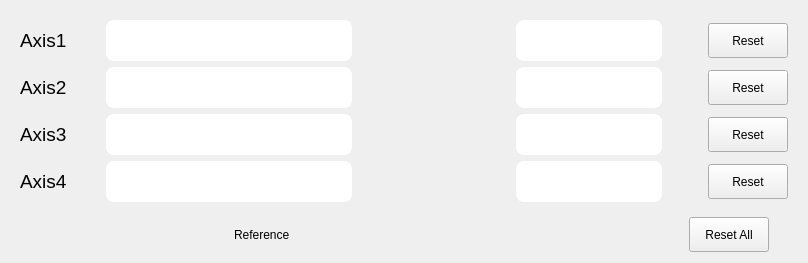
   <widget class="QWidget" name="MeasForm" native="true">
    <property name="geometry">
     <rect>
      <x>30</x>
      <y>340</y>
      <width>771</width>
      <height>251</height>
     </rect>
    </property>
    <property name="styleSheet">
     <string notr="true">#MeasForm{
border: 1px solid;
	background-color: rgb(176, 207, 202);
    border: 2px solid gray;
    border-radius: 10px;
    padding: 0 8px;
}</string>
    </property>
    <layout class="QVBoxLayout" name="verticalLayout_8">
     <item>
      <layout class="QHBoxLayout" name="horizontalLayout_17">
       <item>
        <widget class="QWidget" name="verticalWidget" native="true">
         <property name="sizePolicy">
          <sizepolicy hsizetype="Fixed" vsizetype="Fixed">
           <horstretch>0</horstretch>
           <verstretch>0</verstretch>
          </sizepolicy>
         </property>
         <property name="minimumSize">
          <size>
           <width>350</width>
           <height>200</height>
          </size>
         </property>
         <property name="styleSheet">
          <string notr="true">QTextBrowser{
font: 75 12pt &quot;MS Shell Dlg 2&quot;;
border: 2px solid white;
padding: 0 8px;
border-radius:8px;
text-align: center;
background-color: white;
}</string>
         </property>
         <layout class="QVBoxLayout" name="verticalLayout">
          <item>
           <layout class="QHBoxLayout" name="horizontalLayout_7">
            <item>
             <widget class="QLabel" name="label">
              <property name="sizePolicy">
               <sizepolicy hsizetype="Fixed" vsizetype="Preferred">
                <horstretch>0</horstretch>
                <verstretch>0</verstretch>
               </sizepolicy>
              </property>
              <property name="minimumSize">
               <size>
                <width>80</width>
                <height>0</height>
               </size>
              </property>
              <property name="font">
               <font>
                <family>MS Shell Dlg 2</family>
                <pointsize>14</pointsize>
                <weight>9</weight>
                <italic>false</italic>
                <bold>false</bold>
               </font>
              </property>
              <property name="styleSheet">
               <string notr="true">QLabel{
font: 75 14pt &quot;MS Shell Dlg 2&quot;;
}</string>
              </property>
              <property name="text">
               <string>Axis1</string>
              </property>
             </widget>
            </item>
            <item>
             <widget class="QTextBrowser" name="displayPositionAxis1">
              <property name="styleSheet">
               <string notr="true"/>
              </property>
             </widget>
            </item>
           </layout>
          </item>
          <item>
           <layout class="QHBoxLayout" name="horizontalLayout_4">
            <item>
             <layout class="QHBoxLayout" name="horizontalLayout_5">
              <item>
               <widget class="QLabel" name="label_4">
                <property name="sizePolicy">
                 <sizepolicy hsizetype="Fixed" vsizetype="Preferred">
                  <horstretch>0</horstretch>
                  <verstretch>0</verstretch>
                 </sizepolicy>
                </property>
                <property name="minimumSize">
                 <size>
                  <width>80</width>
                  <height>0</height>
                 </size>
                </property>
                <property name="font">
                 <font>
                  <family>MS Shell Dlg 2</family>
                  <pointsize>14</pointsize>
                  <weight>9</weight>
                  <italic>false</italic>
                  <bold>false</bold>
                 </font>
                </property>
                <property name="styleSheet">
                 <string notr="true">QLabel{
font: 75 14pt &quot;MS Shell Dlg 2&quot;;
}</string>
                </property>
                <property name="text">
                 <string>Axis2</string>
                </property>
               </widget>
              </item>
              <item>
               <widget class="QTextBrowser" name="displayPositionAxis2"/>
              </item>
             </layout>
            </item>
           </layout>
          </item>
          <item>
           <layout class="QHBoxLayout" name="horizontalLayout_3">
            <item>
             <widget class="QLabel" name="label_5">
              <property name="sizePolicy">
               <sizepolicy hsizetype="Fixed" vsizetype="Preferred">
                <horstretch>0</horstretch>
                <verstretch>0</verstretch>
               </sizepolicy>
              </property>
              <property name="minimumSize">
               <size>
                <width>80</width>
                <height>0</height>
               </size>
              </property>
              <property name="font">
               <font>
                <family>MS Shell Dlg 2</family>
                <pointsize>14</pointsize>
                <weight>9</weight>
                <italic>false</italic>
                <bold>false</bold>
               </font>
              </property>
              <property name="styleSheet">
               <string notr="true">QLabel{
font: 75 14pt &quot;MS Shell Dlg 2&quot;;
}</string>
              </property>
              <property name="text">
               <string>Axis3</string>
              </property>
             </widget>
            </item>
            <item>
             <widget class="QTextBrowser" name="displayPositionAxis3">
              <property name="styleSheet">
               <string notr="true">text-align: center;</string>
              </property>
             </widget>
            </item>
           </layout>
          </item>
          <item>
           <layout class="QHBoxLayout" name="horizontalLayout">
            <item>
             <widget class="QLabel" name="label_6">
              <property name="sizePolicy">
               <sizepolicy hsizetype="Fixed" vsizetype="Preferred">
                <horstretch>0</horstretch>
                <verstretch>0</verstretch>
               </sizepolicy>
              </property>
              <property name="minimumSize">
               <size>
                <width>80</width>
                <height>0</height>
               </size>
              </property>
              <property name="font">
               <font>
                <family>MS Shell Dlg 2</family>
                <pointsize>14</pointsize>
                <weight>9</weight>
                <italic>false</italic>
                <bold>false</bold>
               </font>
              </property>
              <property name="styleSheet">
               <string notr="true">QLabel{
font: 75 14pt &quot;MS Shell Dlg 2&quot;;
}</string>
              </property>
              <property name="text">
               <string>Axis4</string>
              </property>
             </widget>
            </item>
            <item>
             <widget class="QTextBrowser" name="displayPositionAxis4"/>
            </item>
           </layout>
          </item>
         </layout>
        </widget>
       </item>
       <item>
        <spacer name="horizontalSpacer_20">
         <property name="orientation">
          <enum>Qt::Horizontal</enum>
         </property>
         <property name="sizeType">
          <enum>QSizePolicy::Fixed</enum>
         </property>
         <property name="sizeHint" stdset="0">
          <size>
           <width>140</width>
           <height>20</height>
          </size>
         </property>
        </spacer>
       </item>
       <item>
        <widget class="QWidget" name="verticalWidget_2" native="true">
         <property name="sizePolicy">
          <sizepolicy hsizetype="Fixed" vsizetype="Fixed">
           <horstretch>0</horstretch>
           <verstretch>0</verstretch>
          </sizepolicy>
         </property>
         <property name="minimumSize">
          <size>
           <width>290</width>
           <height>200</height>
          </size>
         </property>
         <property name="styleSheet">
          <string notr="true">QTextBrowser{
font: 75 12pt &quot;MS Shell Dlg 2&quot;;
border: 2px solid white;
padding: 0 8px;
text-align: center;
border-radius:8px;
background-color: white;
}</string>
         </property>
         <layout class="QVBoxLayout" name="verticalLayout_4">
          <item>
           <layout class="QHBoxLayout" name="horizontalLayout_18">
            <item>
             <widget class="QTextBrowser" name="displayOptPwrAxis1"/>
            </item>
            <item>
             <spacer name="horizontalSpacer_10">
              <property name="orientation">
               <enum>Qt::Horizontal</enum>
              </property>
              <property name="sizeType">
               <enum>QSizePolicy::Fixed</enum>
              </property>
              <property name="sizeHint" stdset="0">
               <size>
                <width>40</width>
                <height>20</height>
               </size>
              </property>
             </spacer>
            </item>
            <item>
             <widget class="QPushButton" name="resetButtonAxis1">
              <property name="sizePolicy">
               <sizepolicy hsizetype="Fixed" vsizetype="Fixed">
                <horstretch>0</horstretch>
                <verstretch>0</verstretch>
               </sizepolicy>
              </property>
              <property name="minimumSize">
               <size>
                <width>80</width>
                <height>35</height>
               </size>
              </property>
              <property name="text">
               <string>Reset</string>
              </property>
             </widget>
            </item>
           </layout>
          </item>
          <item>
           <layout class="QHBoxLayout" name="horizontalLayout_28">
            <item>
             <widget class="QTextBrowser" name="displayOptPwrAxis2"/>
            </item>
            <item>
             <spacer name="horizontalSpacer_11">
              <property name="orientation">
               <enum>Qt::Horizontal</enum>
              </property>
              <property name="sizeType">
               <enum>QSizePolicy::Fixed</enum>
              </property>
              <property name="sizeHint" stdset="0">
               <size>
                <width>40</width>
                <height>20</height>
               </size>
              </property>
             </spacer>
            </item>
            <item>
             <widget class="QPushButton" name="resetButtonAxis2">
              <property name="sizePolicy">
               <sizepolicy hsizetype="Fixed" vsizetype="Fixed">
                <horstretch>0</horstretch>
                <verstretch>0</verstretch>
               </sizepolicy>
              </property>
              <property name="minimumSize">
               <size>
                <width>80</width>
                <height>35</height>
               </size>
              </property>
              <property name="text">
               <string>Reset</string>
              </property>
             </widget>
            </item>
           </layout>
          </item>
          <item>
           <layout class="QHBoxLayout" name="horizontalLayout_25">
            <item>
             <widget class="QTextBrowser" name="displayOptPwrAxis3"/>
            </item>
            <item>
             <spacer name="horizontalSpacer_12">
              <property name="orientation">
               <enum>Qt::Horizontal</enum>
              </property>
              <property name="sizeType">
               <enum>QSizePolicy::Fixed</enum>
              </property>
              <property name="sizeHint" stdset="0">
               <size>
                <width>40</width>
                <height>20</height>
               </size>
              </property>
             </spacer>
            </item>
            <item>
             <widget class="QPushButton" name="resetButtonAxis3">
              <property name="sizePolicy">
               <sizepolicy hsizetype="Fixed" vsizetype="Fixed">
                <horstretch>0</horstretch>
                <verstretch>0</verstretch>
               </sizepolicy>
              </property>
              <property name="minimumSize">
               <size>
                <width>80</width>
                <height>35</height>
               </size>
              </property>
              <property name="text">
               <string>Reset</string>
              </property>
             </widget>
            </item>
           </layout>
          </item>
          <item>
           <layout class="QHBoxLayout" name="horizontalLayout_24"/>
          </item>
          <item>
           <layout class="QHBoxLayout" name="horizontalLayout_29">
            <item>
             <widget class="QTextBrowser" name="displayOptPwrAxis4"/>
            </item>
            <item>
             <spacer name="horizontalSpacer_13">
              <property name="orientation">
               <enum>Qt::Horizontal</enum>
              </property>
              <property name="sizeType">
               <enum>QSizePolicy::Fixed</enum>
              </property>
              <property name="sizeHint" stdset="0">
               <size>
                <width>40</width>
                <height>20</height>
               </size>
              </property>
             </spacer>
            </item>
            <item>
             <widget class="QPushButton" name="resetButtonAxis4">
              <property name="sizePolicy">
               <sizepolicy hsizetype="Fixed" vsizetype="Fixed">
                <horstretch>0</horstretch>
                <verstretch>0</verstretch>
               </sizepolicy>
              </property>
              <property name="minimumSize">
               <size>
                <width>80</width>
                <height>35</height>
               </size>
              </property>
              <property name="text">
               <string>Reset</string>
              </property>
             </widget>
            </item>
           </layout>
          </item>
         </layout>
        </widget>
       </item>
      </layout>
     </item>
     <item>
      <layout class="QHBoxLayout" name="horizontalLayout_8">
       <item>
        <spacer name="horizontalSpacer_5">
         <property name="orientation">
          <enum>Qt::Horizontal</enum>
         </property>
         <property name="sizeType">
          <enum>QSizePolicy::Fixed</enum>
         </property>
         <property name="sizeHint" stdset="0">
          <size>
           <width>200</width>
           <height>20</height>
          </size>
         </property>
        </spacer>
       </item>
       <item>
        <widget class="QLabel" name="label_7">
         <property name="sizePolicy">
          <sizepolicy hsizetype="Fixed" vsizetype="Preferred">
           <horstretch>0</horstretch>
           <verstretch>0</verstretch>
          </sizepolicy>
         </property>
         <property name="text">
          <string>Reference</string>
         </property>
        </widget>
       </item>
       <item>
        <spacer name="horizontalSpacer_4">
         <property name="orientation">
          <enum>Qt::Horizontal</enum>
         </property>
         <property name="sizeType">
          <enum>QSizePolicy::Fixed</enum>
         </property>
         <property name="sizeHint" stdset="0">
          <size>
           <width>370</width>
           <height>20</height>
          </size>
         </property>
        </spacer>
       </item>
       <item>
        <widget class="QPushButton" name="resetButtonAllAxis">
         <property name="sizePolicy">
          <sizepolicy hsizetype="Fixed" vsizetype="Fixed">
           <horstretch>0</horstretch>
           <verstretch>0</verstretch>
          </sizepolicy>
         </property>
         <property name="minimumSize">
          <size>
           <width>80</width>
           <height>35</height>
          </size>
         </property>
         <property name="styleSheet">
          <string notr="true"/>
         </property>
         <property name="text">
          <string>Reset All</string>
         </property>
        </widget>
       </item>
       <item>
        <spacer name="horizontalSpacer_15">
         <property name="orientation">
          <enum>Qt::Horizontal</enum>
         </property>
         <property name="sizeType">
          <enum>QSizePolicy::Fixed</enum>
         </property>
         <property name="sizeHint" stdset="0">
          <size>
           <width>4</width>
           <height>20</height>
          </size>
         </property>
        </spacer>
       </item>
      </layout>
     </item>
    </layout>
   </widget>
